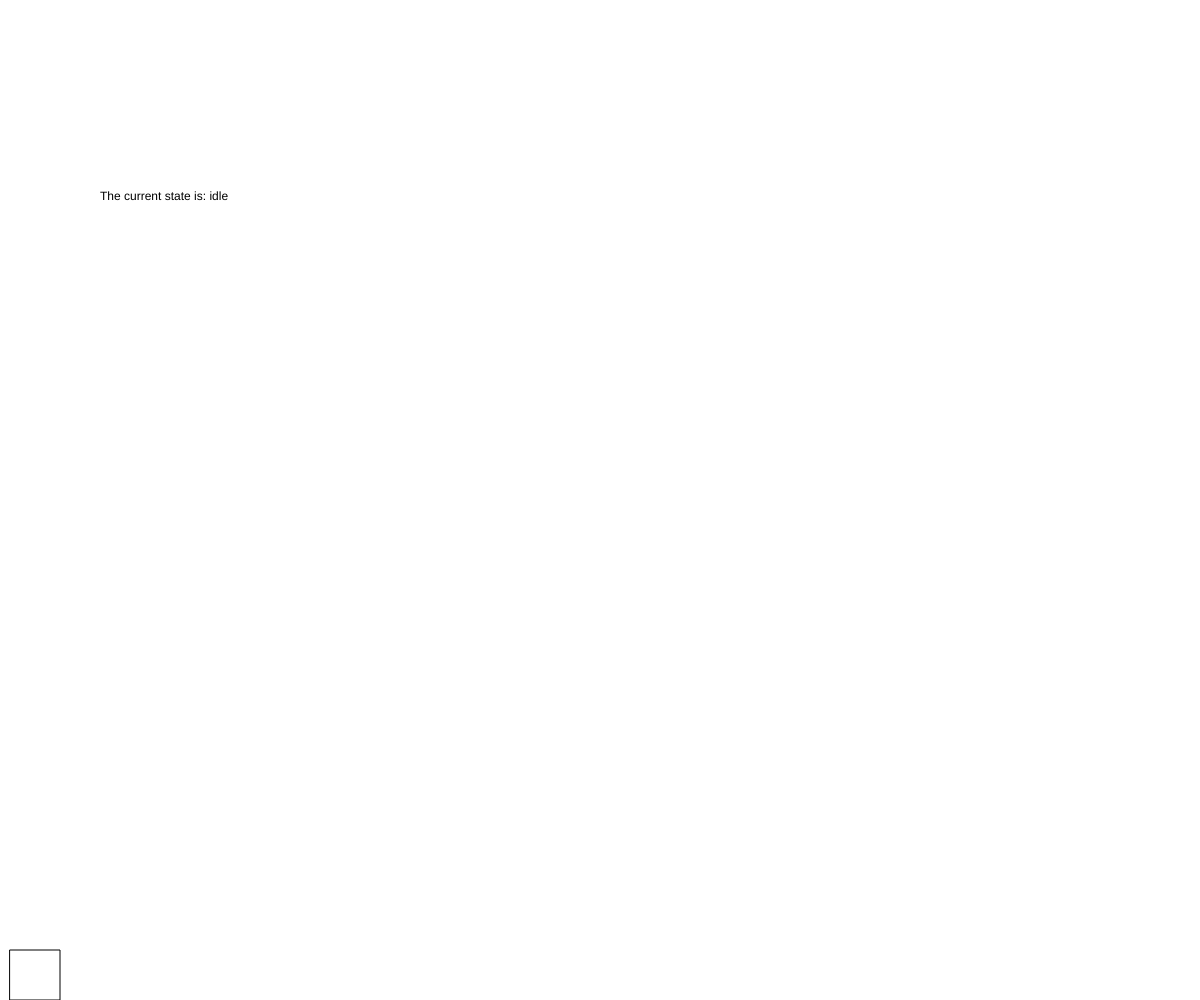
Frame 1 (no input)
Frame 60 (no input): identical to frame 1, image omitted
Frame 120 (the mouse pressed at the canvas centre since frame 60): identical to frame 1, image omitted

The p5.js sketch that drew this single still picture (run headless with seeded random() and noise() and a simulated clock; from frame 60 on, the mouse is pressed at the canvas centre):

// p5.js sketch
// ── sketch.js
let xPos, yPos, playerWidth, playerHeight;
let stateMachine;
let jumpSpeed = 4;
let fallSpeed = 4;
let moveSpeed = 5;

function setup() {
  createCanvas(windowWidth, windowHeight);
  stateMachine = new StateMachine();
  frameRate(144);
  xPos = 10;
  yPos = height;
  playerWidth = 50;
  playerHeight = 50;
}

function draw() {
  background(255, 255, 255);
  view(stateMachine);
  text("current state = " + this.currentState);
  print(xPos);
  rect(xPos, yPos - playerHeight, playerWidth, playerHeight);
}

//Inspiration
//https://24ways.org/2018/state-machines-in-user-interfaces/
//https://musing-rosalind-2ce8e7.netlify.app/?machine=%7B%22key%22%3A%22login%20form%22%2C%22initial%22%3A%22start%22%2C%22states%22%3A%7B%22start%22%3A%7B%22on%22%3A%7B%22SUBMIT%22%3A%22loading%22%7D%7D%2C%22loading%22%3A%7B%22on%22%3A%7B%22REJECT%22%3A%22error%22%2C%22RESOLVE%22%3A%22success%22%7D%7D%2C%22error%22%3A%7B%22on%22%3A%7B%22SUBMIT%22%3A%22loading%22%7D%7D%2C%22success%22%3A%7B%7D%7D%7D

//Model
class StateMachine {
  constructor() {
    this.currentState = "idle";
  }

  transition(event) {
    switch (this.currentState) {
      case "idle":
        if (event == "LEFT") {
          this.currentState = "runLeft";
        }
        if (event == "RIGHT") {
          this.currentState = "runRight";
        }
        if (event == "JUMP") {
          this.currentState = "jump";
        }
        if (event == "CROUCH") {
          this.currentState = "crouch";
        }
        break;
      case "runLeft":
        if (event == "PASSIVE") {
          this.currentState = "idle";
        }
        break;
      case "runRight":
        if (event == "PASSIVE") {
          this.currentState = "idle";
        }
        break;
      case "jump":
        if (event == "FALLING") {
          this.currentState = "falling";
        }
        break;
      case "falling":
        if (event == "PASSIVE") {
          this.currentState = "idle";
        }
        break;

      case "crouch":
        if (event == "PASSIVE") {
          this.currentState = "idle";
        }
        break;
      default:
        // This should never occur
        this.currentState = undefined;
    }
  }
}

//View - This could be made to a class also
function view(model) {
  text("The current state is: " + model.currentState, 100, 200);
  switch (model.currentState) {
    case "idle":
      if (keyIsDown(65)) {
        let activeEvent = "LEFT";
        stateMachine.transition(activeEvent);
      } else if (keyIsDown(68)) {
        let activeEvent = "RIGHT";
        stateMachine.transition(activeEvent);
      } else if (keyIsDown(87)) {
        let activeEvent = "JUMP";
        stateMachine.transition(activeEvent);
      } else if (keyIsDown(83)) {
        let activeEvent = "CROUCH";
        stateMachine.transition(activeEvent);
      }

      playerHeight = 50;
      break;

    case "runLeft":
      if (keyIsDown(65) == false) {
        let activeEvent = "PASSIVE";
        stateMachine.transition(activeEvent);
      }
      xPos -= moveSpeed;
      break;

    case "runRight":
      if (keyIsDown(68) == false) {
        let activeEvent = "PASSIVE";
        stateMachine.transition(activeEvent);
      }
      xPos += moveSpeed;
      break;

    case "jump":
      if (yPos < height - 100) {
        let activeEvent = "FALLING";
        stateMachine.transition(activeEvent);
      }
      yPos -= jumpSpeed;
      break;

    case "falling":
      if (yPos > height) {
        let activeEvent = "PASSIVE";
        stateMachine.transition(activeEvent);
      }
      yPos += fallSpeed;
      break;

    case "crouch":
      if (keyIsDown(83) == false) {
        let activeEvent = "PASSIVE";
        stateMachine.transition(activeEvent);
      }
      playerHeight = 25;
      break;
  }
}
